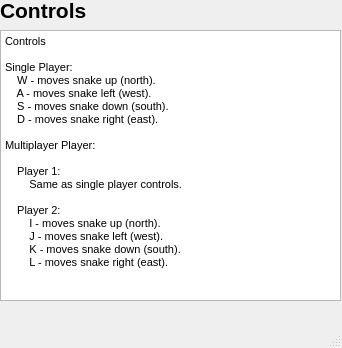
<?xml version="1.0" encoding="UTF-8"?>
<ui version="4.0">
 <class>help</class>
 <widget class="QMainWindow" name="help">
  <property name="geometry">
   <rect>
    <x>0</x>
    <y>0</y>
    <width>342</width>
    <height>348</height>
   </rect>
  </property>
  <property name="windowTitle">
   <string>MainWindow</string>
  </property>
  <widget class="QWidget" name="centralwidget">
   <widget class="QTextBrowser" name="textBrowser">
    <property name="geometry">
     <rect>
      <x>0</x>
      <y>30</y>
      <width>341</width>
      <height>271</height>
     </rect>
    </property>
    <property name="html">
     <string>&lt;!DOCTYPE HTML PUBLIC &quot;-//W3C//DTD HTML 4.0//EN&quot; &quot;http://www.w3.org/TR/REC-html40/strict.dtd&quot;&gt;
&lt;html&gt;&lt;head&gt;&lt;meta name=&quot;qrichtext&quot; content=&quot;1&quot; /&gt;&lt;style type=&quot;text/css&quot;&gt;
p, li { white-space: pre-wrap; }
&lt;/style&gt;&lt;/head&gt;&lt;body style=&quot; font-family:'MS Shell Dlg 2'; font-size:8.25pt; font-weight:400; font-style:normal;&quot;&gt;
&lt;p style=&quot; margin-top:0px; margin-bottom:0px; margin-left:0px; margin-right:0px; -qt-block-indent:0; text-indent:0px;&quot;&gt;&lt;span style=&quot; font-family:'MS Shell Dlg 2';&quot;&gt;Controls &lt;/span&gt;&lt;/p&gt;
&lt;p style=&quot;-qt-paragraph-type:empty; margin-top:0px; margin-bottom:0px; margin-left:0px; margin-right:0px; -qt-block-indent:0; text-indent:0px; font-family:'MS Shell Dlg 2';&quot;&gt;&lt;br /&gt;&lt;/p&gt;
&lt;p style=&quot; margin-top:0px; margin-bottom:0px; margin-left:0px; margin-right:0px; -qt-block-indent:0; text-indent:0px;&quot;&gt;&lt;span style=&quot; font-family:'MS Shell Dlg 2';&quot;&gt;Single Player:&lt;/span&gt;&lt;/p&gt;
&lt;p style=&quot; margin-top:0px; margin-bottom:0px; margin-left:0px; margin-right:0px; -qt-block-indent:0; text-indent:0px;&quot;&gt;&lt;span style=&quot; font-family:'MS Shell Dlg 2';&quot;&gt;    W - moves snake up (north).&lt;/span&gt;&lt;/p&gt;
&lt;p style=&quot; margin-top:0px; margin-bottom:0px; margin-left:0px; margin-right:0px; -qt-block-indent:0; text-indent:0px;&quot;&gt;&lt;span style=&quot; font-family:'MS Shell Dlg 2';&quot;&gt;    A - moves snake left (west).&lt;/span&gt;&lt;/p&gt;
&lt;p style=&quot; margin-top:0px; margin-bottom:0px; margin-left:0px; margin-right:0px; -qt-block-indent:0; text-indent:0px;&quot;&gt;&lt;span style=&quot; font-family:'MS Shell Dlg 2';&quot;&gt;    S - moves snake down (south).&lt;/span&gt;&lt;/p&gt;
&lt;p style=&quot; margin-top:0px; margin-bottom:0px; margin-left:0px; margin-right:0px; -qt-block-indent:0; text-indent:0px;&quot;&gt;&lt;span style=&quot; font-family:'MS Shell Dlg 2';&quot;&gt;    D - moves snake right (east).&lt;/span&gt;&lt;/p&gt;
&lt;p style=&quot;-qt-paragraph-type:empty; margin-top:0px; margin-bottom:0px; margin-left:0px; margin-right:0px; -qt-block-indent:0; text-indent:0px; font-family:'MS Shell Dlg 2';&quot;&gt;&lt;br /&gt;&lt;/p&gt;
&lt;p style=&quot; margin-top:0px; margin-bottom:0px; margin-left:0px; margin-right:0px; -qt-block-indent:0; text-indent:0px;&quot;&gt;&lt;span style=&quot; font-family:'MS Shell Dlg 2';&quot;&gt;Multiplayer Player:&lt;/span&gt;&lt;/p&gt;
&lt;p style=&quot; margin-top:0px; margin-bottom:0px; margin-left:0px; margin-right:0px; -qt-block-indent:0; text-indent:0px;&quot;&gt;&lt;span style=&quot; font-family:'MS Shell Dlg 2';&quot;&gt;    &lt;/span&gt;&lt;/p&gt;
&lt;p style=&quot; margin-top:0px; margin-bottom:0px; margin-left:0px; margin-right:0px; -qt-block-indent:0; text-indent:0px;&quot;&gt;&lt;span style=&quot; font-family:'MS Shell Dlg 2';&quot;&gt;    Player 1:&lt;/span&gt;&lt;/p&gt;
&lt;p style=&quot; margin-top:0px; margin-bottom:0px; margin-left:0px; margin-right:0px; -qt-block-indent:0; text-indent:0px;&quot;&gt;&lt;span style=&quot; font-family:'MS Shell Dlg 2';&quot;&gt;        Same as single player controls.&lt;/span&gt;&lt;/p&gt;
&lt;p style=&quot;-qt-paragraph-type:empty; margin-top:0px; margin-bottom:0px; margin-left:0px; margin-right:0px; -qt-block-indent:0; text-indent:0px; font-family:'MS Shell Dlg 2';&quot;&gt;&lt;br /&gt;&lt;/p&gt;
&lt;p style=&quot; margin-top:0px; margin-bottom:0px; margin-left:0px; margin-right:0px; -qt-block-indent:0; text-indent:0px;&quot;&gt;&lt;span style=&quot; font-family:'MS Shell Dlg 2';&quot;&gt;    Player 2:&lt;/span&gt;&lt;/p&gt;
&lt;p style=&quot; margin-top:0px; margin-bottom:0px; margin-left:0px; margin-right:0px; -qt-block-indent:0; text-indent:0px;&quot;&gt;&lt;span style=&quot; font-family:'MS Shell Dlg 2';&quot;&gt;        I - moves snake up (north).&lt;/span&gt;&lt;/p&gt;
&lt;p style=&quot; margin-top:0px; margin-bottom:0px; margin-left:0px; margin-right:0px; -qt-block-indent:0; text-indent:0px;&quot;&gt;&lt;span style=&quot; font-family:'MS Shell Dlg 2';&quot;&gt;        J - moves snake left (west).&lt;/span&gt;&lt;/p&gt;
&lt;p style=&quot; margin-top:0px; margin-bottom:0px; margin-left:0px; margin-right:0px; -qt-block-indent:0; text-indent:0px;&quot;&gt;&lt;span style=&quot; font-family:'MS Shell Dlg 2';&quot;&gt;        K - moves snake down (south).&lt;/span&gt;&lt;/p&gt;
&lt;p style=&quot; margin-top:0px; margin-bottom:0px; margin-left:0px; margin-right:0px; -qt-block-indent:0; text-indent:0px;&quot;&gt;&lt;span style=&quot; font-family:'MS Shell Dlg 2';&quot;&gt;        L - moves snake right (east). &lt;/span&gt;&lt;/p&gt;&lt;/body&gt;&lt;/html&gt;</string>
    </property>
   </widget>
   <widget class="QLabel" name="controls_label">
    <property name="geometry">
     <rect>
      <x>0</x>
      <y>0</y>
      <width>121</width>
      <height>21</height>
     </rect>
    </property>
    <property name="font">
     <font>
      <pointsize>16</pointsize>
      <weight>75</weight>
      <bold>true</bold>
     </font>
    </property>
    <property name="text">
     <string>Controls</string>
    </property>
   </widget>
  </widget>
  <widget class="QMenuBar" name="menubar">
   <property name="geometry">
    <rect>
     <x>0</x>
     <y>0</y>
     <width>342</width>
     <height>22</height>
    </rect>
   </property>
  </widget>
  <widget class="QStatusBar" name="statusbar"/>
 </widget>
 <resources/>
 <connections/>
</ui>
